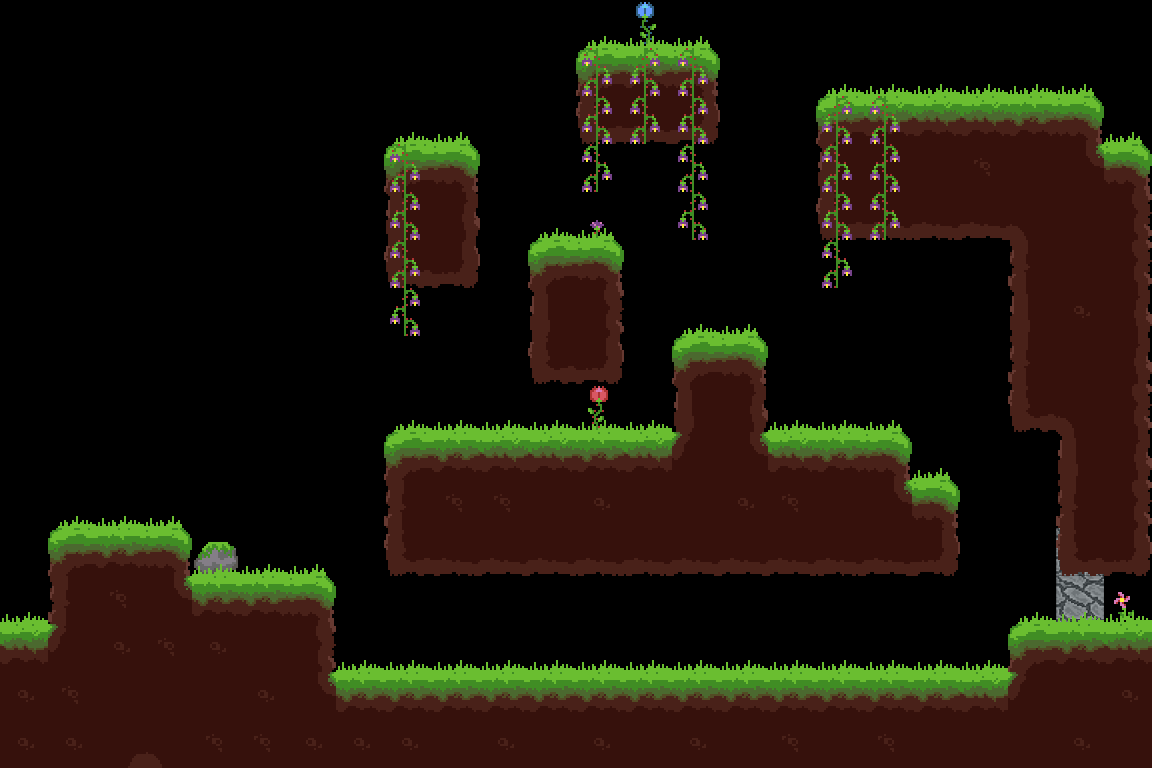

A level layout from a 2D game, rendered from its tile map. Below: a short description, then the map file with tile-grid data replaced by summaries:
An orthogonal 24x16 tile map with 48x48 px tiles, 6 tile layers (eau, murD, terrain, deco2, ...), 4 tilesets and 53 objects (spawn1, spawn2, spawn3, spawn4).

<map version="1.0" orientation="orthogonal" renderorder="right-down" width="24" height="16" tilewidth="48" tileheight="48">
 <tileset firstgid="1" name="terrain" tilewidth="48" tileheight="48">
  <image source="tileSets/forest.png" width="336" height="384" />
  <terraintypes>
   <terrain name="ciel" tile="-1" />
   <terrain name="groundGrass" tile="-1" />
  </terraintypes>
  <tile id="1" terrain=",,,1">
   <objectgroup draworder="index">
    <object x="0" y="0" width="48" height="48" />
   </objectgroup>
  </tile>
  <tile id="2" terrain=",,1,1">
   <objectgroup draworder="index">
    <object x="-1.77636e-15" y="0" width="48" height="48" />
   </objectgroup>
  </tile>
  <tile id="3" terrain=",,1,1">
   <objectgroup draworder="index">
    <object x="-1.77636e-15" y="7.10543e-15" width="48" height="48" />
   </objectgroup>
  </tile>
  <tile id="4" terrain=",,1,">
   <objectgroup draworder="index">
    <object x="0" y="-1.42109e-14" width="48" height="48" />
   </objectgroup>
  </tile>
  <tile id="5" terrain="1,1,1,">
   <objectgroup draworder="index">
    <object x="0" y="-1.42109e-14" width="48" height="48" />
   </objectgroup>
  </tile>
  <tile id="6" terrain="1,1,,1">
   <objectgroup draworder="index">
    <object x="0" y="0" width="48" height="48" />
   </objectgroup>
  </tile>
  <tile id="8" terrain=",1,,1">
   <objectgroup draworder="index">
    <object x="0" y="-1.42109e-14" width="48" height="48" />
   </objectgroup>
  </tile>
  <tile id="9" terrain="1,1,1,1">
   <objectgroup draworder="index">
    <object x="0" y="-1.42109e-14" width="48" height="48" />
   </objectgroup>
  </tile>
  <tile id="10" terrain="1,1,1,1">
   <objectgroup draworder="index">
    <object x="0" y="-1.42109e-14" width="48" height="48" />
   </objectgroup>
  </tile>
  <tile id="11" terrain="1,,1,">
   <objectgroup draworder="index">
    <object x="0" y="-1.42109e-14" width="48" height="48" />
   </objectgroup>
  </tile>
  <tile id="12" terrain="1,,1,1">
   <objectgroup draworder="index">
    <object x="0" y="-1.42109e-14" width="48" height="48" />
   </objectgroup>
  </tile>
  <tile id="13" terrain=",1,1,1">
   <objectgroup draworder="index">
    <object x="0" y="0" width="48" height="48" />
   </objectgroup>
  </tile>
  <tile id="15" terrain=",1,,1">
   <objectgroup draworder="index">
    <object x="0" y="0" width="48" height="48" />
   </objectgroup>
  </tile>
  <tile id="16" terrain="1,1,1,1">
   <objectgroup draworder="index">
    <object x="0" y="-1.42109e-14" width="48" height="48" />
   </objectgroup>
  </tile>
  <tile id="17" terrain="1,1,1,1">
   <objectgroup draworder="index">
    <object x="0" y="-1.42109e-14" width="48" height="48" />
   </objectgroup>
  </tile>
  <tile id="18" terrain="1,,1,">
   <objectgroup draworder="index">
    <object x="0" y="-1.42109e-14" width="48" height="48" />
   </objectgroup>
  </tile>
  <tile id="22" terrain=",1,,">
   <objectgroup draworder="index">
    <object x="0" y="1.77636e-15" width="48" height="48" />
   </objectgroup>
  </tile>
  <tile id="23" terrain="1,1,,">
   <objectgroup draworder="index">
    <object x="0" y="0" width="48" height="48" />
   </objectgroup>
  </tile>
  <tile id="24" terrain="1,1,,">
   <objectgroup draworder="index">
    <object x="0" y="0" width="48" height="48" />
   </objectgroup>
  </tile>
  <tile id="25" terrain="1,,,">
   <objectgroup draworder="index">
    <object x="0" y="0" width="48" height="48" />
   </objectgroup>
  </tile>
  <tile id="29">
   <objectgroup draworder="index">
    <object x="0" y="2.66454e-15" width="48" height="48" />
   </objectgroup>
  </tile>
  <tile id="30">
   <objectgroup draworder="index">
    <object x="8.88178e-16" y="-8.88178e-16" width="48" height="48" />
   </objectgroup>
  </tile>
  <tile id="31">
   <objectgroup draworder="index">
    <object x="0" y="8.88176e-16" width="48" height="48" />
   </objectgroup>
  </tile>
  <tile id="32">
   <objectgroup draworder="index">
    <object x="0" y="-8.88178e-16" width="48" height="48" />
   </objectgroup>
  </tile>
  <tile id="33">
   <objectgroup draworder="index">
    <object x="8.88178e-16" y="8.88178e-16" width="48" height="48" />
   </objectgroup>
  </tile>
  <tile id="34">
   <objectgroup draworder="index">
    <object x="0" y="8.88178e-16" width="48" height="48" />
   </objectgroup>
  </tile>
  <tile id="36">
   <objectgroup draworder="index">
    <object x="1.77636e-15" y="8.88178e-16" width="48" height="48" />
   </objectgroup>
  </tile>
  <tile id="37">
   <objectgroup draworder="index">
    <object x="0" y="2.66454e-15" width="48" height="48" />
   </objectgroup>
  </tile>
  <tile id="38">
   <objectgroup draworder="index">
    <object x="0" y="2.66454e-15" width="48" height="48" />
   </objectgroup>
  </tile>
  <tile id="39">
   <objectgroup draworder="index">
    <object x="0" y="8.88176e-16" width="48" height="48" />
   </objectgroup>
  </tile>
  <tile id="40">
   <objectgroup draworder="index">
    <object x="0" y="-8.88178e-16" width="48" height="48" />
   </objectgroup>
  </tile>
  <tile id="41">
   <objectgroup draworder="index">
    <object x="8.88178e-16" y="-8.88178e-16" width="48" height="48" />
   </objectgroup>
  </tile>
  <tile id="43">
   <objectgroup draworder="index">
    <object x="8.88178e-16" y="8.88178e-16" width="48" height="48" />
   </objectgroup>
  </tile>
  <tile id="44">
   <objectgroup draworder="index">
    <object x="-1.77636e-15" y="-8.88178e-16" width="48" height="48" />
   </objectgroup>
  </tile>
  <tile id="45">
   <objectgroup draworder="index">
    <object x="0" y="2.66454e-15" width="48" height="48" />
   </objectgroup>
  </tile>
  <tile id="46">
   <objectgroup draworder="index">
    <object x="8.88178e-16" y="8.88178e-16" width="48" height="48" />
   </objectgroup>
  </tile>
  <tile id="47" terrain=",,,0" />
  <tile id="48" terrain=",,0," />
  <tile id="50">
   <objectgroup draworder="index">
    <object x="1.77636e-15" y="8.88178e-16" width="48" height="48" />
   </objectgroup>
  </tile>
  <tile id="51">
   <objectgroup draworder="index">
    <object x="0" y="2.66454e-15" width="48" height="48" />
   </objectgroup>
  </tile>
  <tile id="52">
   <objectgroup draworder="index">
    <object x="1.77636e-15" y="2.66454e-15" width="48" height="48" />
   </objectgroup>
  </tile>
  <tile id="53">
   <objectgroup draworder="index">
    <object x="0" y="8.88176e-16" width="48" height="48" />
   </objectgroup>
  </tile>
  <tile id="54" terrain=",0,," />
  <tile id="55" terrain="0,,," />
 </tileset>
 <tileset firstgid="57" name="terrain2" tilewidth="48" tileheight="48">
  <image source="tileSets/sol2.png" width="576" height="576" />
  <terraintypes>
   <terrain name="dirt" tile="-1" />
  </terraintypes>
  <tile id="13" terrain=",,,0">
   <objectgroup draworder="index">
    <object x="0" y="0" width="48" height="48" />
   </objectgroup>
  </tile>
  <tile id="14" terrain=",,0,0">
   <objectgroup draworder="index">
    <object x="0" y="-2.66454e-15" width="48" height="48" />
   </objectgroup>
  </tile>
  <tile id="15" terrain=",,0,0">
   <objectgroup draworder="index">
    <object x="1.77636e-15" y="8.88178e-16" width="48" height="48" />
   </objectgroup>
  </tile>
  <tile id="16" terrain=",,0,">
   <objectgroup draworder="index">
    <object x="0" y="-8.88178e-16" width="48" height="48" />
   </objectgroup>
  </tile>
  <tile id="17" terrain="0,0,0,">
   <objectgroup draworder="index">
    <object x="0" y="-8.88178e-16" width="48" height="48" />
   </objectgroup>
  </tile>
  <tile id="18" terrain="0,0,,0">
   <objectgroup draworder="index">
    <object x="-1.77636e-15" y="-2.66454e-15" width="48" height="48" />
   </objectgroup>
  </tile>
  <tile id="25" terrain=",0,,0">
   <objectgroup draworder="index" />
  </tile>
  <tile id="26" terrain="0,0,0,0">
   <objectgroup draworder="index" />
  </tile>
  <tile id="27" terrain="0,0,0,0">
   <objectgroup draworder="index" />
  </tile>
  <tile id="28" terrain="0,,0,">
   <objectgroup draworder="index" />
  </tile>
  <tile id="29" terrain="0,,0,0">
   <objectgroup draworder="index">
    <object x="8.88178e-16" y="0" width="48" height="48" />
   </objectgroup>
  </tile>
  <tile id="30" terrain=",0,0,0">
   <objectgroup draworder="index">
    <object x="1.77636e-15" y="8.88178e-16" width="48" height="48" />
   </objectgroup>
  </tile>
  <tile id="37" terrain=",0,,0">
   <objectgroup draworder="index" />
  </tile>
  <tile id="38" terrain="0,0,0,0">
   <objectgroup draworder="index" />
  </tile>
  <tile id="39" terrain="0,0,0,0">
   <objectgroup draworder="index" />
  </tile>
  <tile id="40" terrain="0,,0,">
   <objectgroup draworder="index" />
  </tile>
  <tile id="49" terrain=",0,,">
   <objectgroup draworder="index" />
  </tile>
  <tile id="50" terrain="0,0,,">
   <objectgroup draworder="index" />
  </tile>
  <tile id="51" terrain="0,0,,">
   <objectgroup draworder="index" />
  </tile>
  <tile id="52" terrain="0,,,">
   <objectgroup draworder="index" />
  </tile>
  <tile id="54">
   <objectgroup draworder="index">
    <object x="0" y="0" width="48" height="48" />
   </objectgroup>
  </tile>
 </tileset>
 <tileset firstgid="201" name="eau2" tilewidth="48" tileheight="48">
  <image source="tileSets/eau2.png" width="48" height="144" />
 </tileset>
 <tileset firstgid="204" name="deco" tilewidth="48" tileheight="48">
  <image source="tileSets/decor-forest.png" width="192" height="192" />
 </tileset>
 <layer name="eau" width="24" height="16">
  <data>[384 cells, 0 non-empty, 0 distinct tile ids]</data>
 </layer>
 <layer name="murD" width="24" height="16">
  <data>[384 cells, 3 non-empty, 1 distinct tile ids]</data>
 </layer>
 <layer name="terrain" width="24" height="16">
  <data>[384 cells, 162 non-empty, 22 distinct tile ids]</data>
 </layer>
 <objectgroup name="enemySpawn">
  <object name="spawn1" x="937" y="588" width="62" height="83">
   <properties>
    <property name="Enemy" value="1" />
   </properties>
  </object>
  <object name="spawn2" x="783" y="339" width="57" height="87">
   <properties>
    <property name="Enemy" value="1" />
   </properties>
  </object>
  <object name="spawn3" x="952" y="9" width="54" height="83">
   <properties>
    <property name="Enemy" value="1" />
   </properties>
  </object>
  <object name="spawn4" x="412" y="341" width="58" height="84">
   <properties>
    <property name="Enemy" value="1" />
   </properties>
  </object>
 </objectgroup>
 <layer name="deco2" width="24" height="16">
  <data>[384 cells, 25 non-empty, 7 distinct tile ids]</data>
 </layer>
 <layer name="deco" width="24" height="16">
  <data>[384 cells, 50 non-empty, 3 distinct tile ids]</data>
 </layer>
 <layer name="terre" width="24" height="16">
  <data>[384 cells, 0 non-empty, 0 distinct tile ids]</data>
 </layer>
</map>
